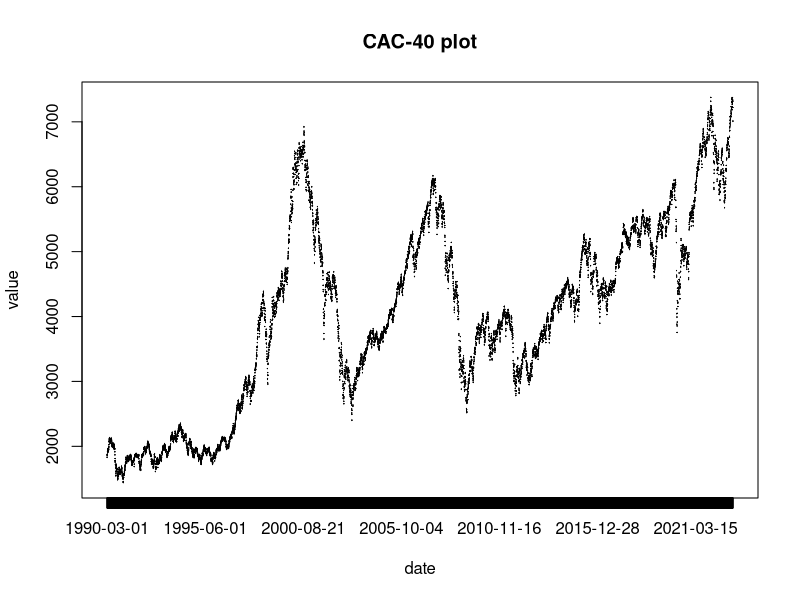

Write the R code that produced this figure.
# RStudio -> Session -> Set working directory -> To source file location
cac40_idx = read.csv(
  'cac-40-index-france-historical-chart-data.csv', 
  skip = 13, 
  stringsAsFactors = TRUE)

# check data
head(cac40_idx, 5)
tail(cac40_idx, 5)

# plot CAC-40
plot(x = cac40_idx$date,
     y = cac40_idx$value,
     xlab = "date",
     ylab = "value",
     main = "CAC-40 plot"
)
